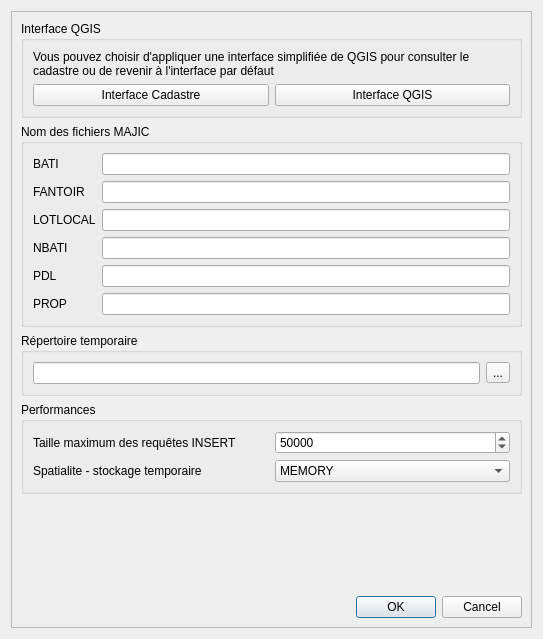
<?xml version="1.0" encoding="UTF-8"?>
<ui version="4.0">
 <class>cadastre_option_form</class>
 <widget class="QDialog" name="cadastre_option_form">
  <property name="geometry">
   <rect>
    <x>0</x>
    <y>0</y>
    <width>543</width>
    <height>639</height>
   </rect>
  </property>
  <property name="windowTitle">
   <string>Cadastre</string>
  </property>
  <layout class="QVBoxLayout" name="verticalLayout">
   <item>
    <widget class="QScrollArea" name="scrollArea">
     <property name="widgetResizable">
      <bool>true</bool>
     </property>
     <widget class="QWidget" name="scrollAreaWidgetContents">
      <property name="geometry">
       <rect>
        <x>0</x>
        <y>0</y>
        <width>523</width>
        <height>619</height>
       </rect>
      </property>
      <layout class="QVBoxLayout" name="verticalLayout_2">
       <item>
        <widget class="QGroupBox" name="groupBox_7">
         <property name="title">
          <string>Interface QGIS</string>
         </property>
         <layout class="QVBoxLayout" name="verticalLayout_9">
          <item>
           <widget class="QLabel" name="label_13">
            <property name="text">
             <string>Vous pouvez choisir d'appliquer une interface simplifiée de QGIS pour consulter le cadastre ou de revenir à l'interface par défaut</string>
            </property>
            <property name="wordWrap">
             <bool>true</bool>
            </property>
           </widget>
          </item>
          <item>
           <layout class="QHBoxLayout" name="horizontalLayout_9">
            <item>
             <widget class="QPushButton" name="btInterfaceCadastre">
              <property name="text">
               <string>Interface Cadastre</string>
              </property>
             </widget>
            </item>
            <item>
             <widget class="QPushButton" name="btInterfaceQgis">
              <property name="text">
               <string>Interface QGIS</string>
              </property>
             </widget>
            </item>
           </layout>
          </item>
         </layout>
        </widget>
       </item>
       <item>
        <widget class="QGroupBox" name="groupBox">
         <property name="title">
          <string>Nom des fichiers MAJIC</string>
         </property>
         <layout class="QVBoxLayout" name="verticalLayout_3">
          <item>
           <layout class="QGridLayout" name="gridLayout">
            <item row="0" column="0">
             <widget class="QLabel" name="label">
              <property name="text">
               <string>BATI</string>
              </property>
             </widget>
            </item>
            <item row="0" column="1">
             <widget class="QLineEdit" name="inMajicBati"/>
            </item>
            <item row="1" column="0">
             <widget class="QLabel" name="label_2">
              <property name="text">
               <string>FANTOIR</string>
              </property>
             </widget>
            </item>
            <item row="3" column="0">
             <widget class="QLabel" name="label_4">
              <property name="text">
               <string>NBATI</string>
              </property>
             </widget>
            </item>
            <item row="5" column="1">
             <widget class="QLineEdit" name="inMajicProp"/>
            </item>
            <item row="2" column="1">
             <widget class="QLineEdit" name="inMajicLotlocal"/>
            </item>
            <item row="2" column="0">
             <widget class="QLabel" name="label_3">
              <property name="text">
               <string>LOTLOCAL</string>
              </property>
             </widget>
            </item>
            <item row="1" column="1">
             <widget class="QLineEdit" name="inMajicFantoir"/>
            </item>
            <item row="3" column="1">
             <widget class="QLineEdit" name="inMajicNbati"/>
            </item>
            <item row="5" column="0">
             <widget class="QLabel" name="label_5">
              <property name="text">
               <string>PROP</string>
              </property>
             </widget>
            </item>
            <item row="4" column="0">
             <widget class="QLabel" name="label_6">
              <property name="text">
               <string>PDL</string>
              </property>
             </widget>
            </item>
            <item row="4" column="1">
             <widget class="QLineEdit" name="inMajicPdl"/>
            </item>
           </layout>
          </item>
         </layout>
        </widget>
       </item>
       <item>
        <widget class="QGroupBox" name="groupBox_2">
         <property name="title">
          <string>Répertoire temporaire</string>
         </property>
         <layout class="QVBoxLayout" name="verticalLayout_4">
          <item>
           <layout class="QHBoxLayout" name="horizontalLayout">
            <item>
             <widget class="QLineEdit" name="inTempDir"/>
            </item>
            <item>
             <widget class="QToolButton" name="btTempDir">
              <property name="text">
               <string>...</string>
              </property>
              <property name="icon">
               <iconset resource="resource.qrc">
                <normaloff>:/plugins/cadastre/icons/open.png</normaloff>:/plugins/cadastre/icons/open.png</iconset>
              </property>
             </widget>
            </item>
           </layout>
          </item>
         </layout>
        </widget>
       </item>
       <item>
        <widget class="QGroupBox" name="groupBox_3">
         <property name="title">
          <string>Performances</string>
         </property>
         <layout class="QVBoxLayout" name="verticalLayout_5">
          <item>
           <layout class="QGridLayout" name="gridLayout_2">
            <item row="0" column="0">
             <widget class="QLabel" name="label_7">
              <property name="text">
               <string>Taille maximum des requêtes INSERT</string>
              </property>
             </widget>
            </item>
            <item row="0" column="1">
             <widget class="QSpinBox" name="inMaxInsertRows">
              <property name="minimum">
               <number>1000</number>
              </property>
              <property name="maximum">
               <number>1000000</number>
              </property>
              <property name="value">
               <number>50000</number>
              </property>
             </widget>
            </item>
            <item row="1" column="0">
             <widget class="QLabel" name="label_8">
              <property name="text">
               <string>Spatialite - stockage temporaire</string>
              </property>
             </widget>
            </item>
            <item row="1" column="1">
             <widget class="QComboBox" name="inSpatialiteTempStore">
              <item>
               <property name="text">
                <string>MEMORY</string>
               </property>
              </item>
              <item>
               <property name="text">
                <string>DEFAULT</string>
               </property>
              </item>
             </widget>
            </item>
           </layout>
          </item>
         </layout>
        </widget>
       </item>
       <item>
        <spacer name="verticalSpacer">
         <property name="orientation">
          <enum>Qt::Vertical</enum>
         </property>
         <property name="sizeHint" stdset="0">
          <size>
           <width>20</width>
           <height>40</height>
          </size>
         </property>
        </spacer>
       </item>
       <item>
        <widget class="QDialogButtonBox" name="buttonBox">
         <property name="standardButtons">
          <set>QDialogButtonBox::Cancel|QDialogButtonBox::Ok</set>
         </property>
        </widget>
       </item>
      </layout>
     </widget>
    </widget>
   </item>
  </layout>
 </widget>
 <tabstops>
  <tabstop>scrollArea</tabstop>
  <tabstop>btInterfaceCadastre</tabstop>
  <tabstop>btInterfaceQgis</tabstop>
  <tabstop>inMajicBati</tabstop>
  <tabstop>inMajicFantoir</tabstop>
  <tabstop>inMajicLotlocal</tabstop>
  <tabstop>inMajicNbati</tabstop>
  <tabstop>inMajicPdl</tabstop>
  <tabstop>inMajicProp</tabstop>
  <tabstop>buttonBox</tabstop>
 </tabstops>
 <resources>
  <include location="resource.qrc"/>
 </resources>
 <connections/>
</ui>
